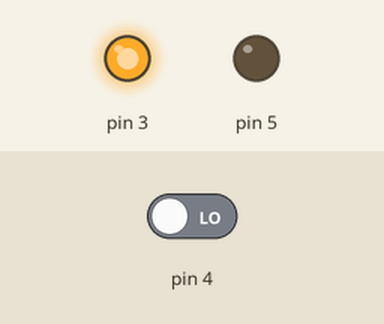
Simulated run of this sketch. Board: Arduino Uno, built with avr-gcc and run on an emulated ATmega328P. On the bench: output pins drawn as LEDs (lit = HIGH). The inputs (shaded band) are chosen by the test bench; at power-on: pin 4 LOW.

Above: at 1.2 s.
1.3 s: pin 4 driven HIGH
At 2.5 s:
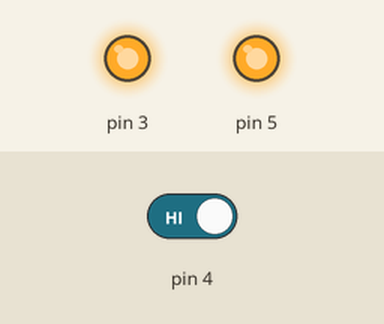
2.8 s: pin 4 driven LOW
At 3.8 s:
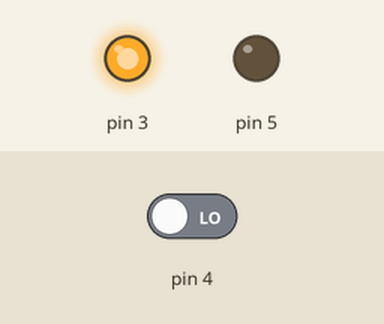
Timing chart, 0 to 5.8 s (numbered marks = the images above; inputs shaded):
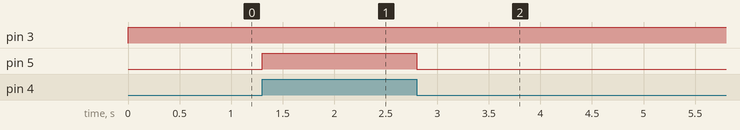

Measured:
- after the input at 1.3 s, pin 5: LOW → HIGH at once
- after the input at 2.8 s, pin 5: HIGH → LOW at once

The sketch:

NOT_only_with_NAND.ino
```cpp
void setup() {
pinMode(3, OUTPUT);
pinMode(4, INPUT);
pinMode(5, OUTPUT);

}

void loop() {
digitalWrite(3, HIGH);
int input = digitalRead(4);
if (input == HIGH) {
  digitalWrite(5, HIGH);
}
else {
  digitalWrite(5, LOW);
};

}
```
